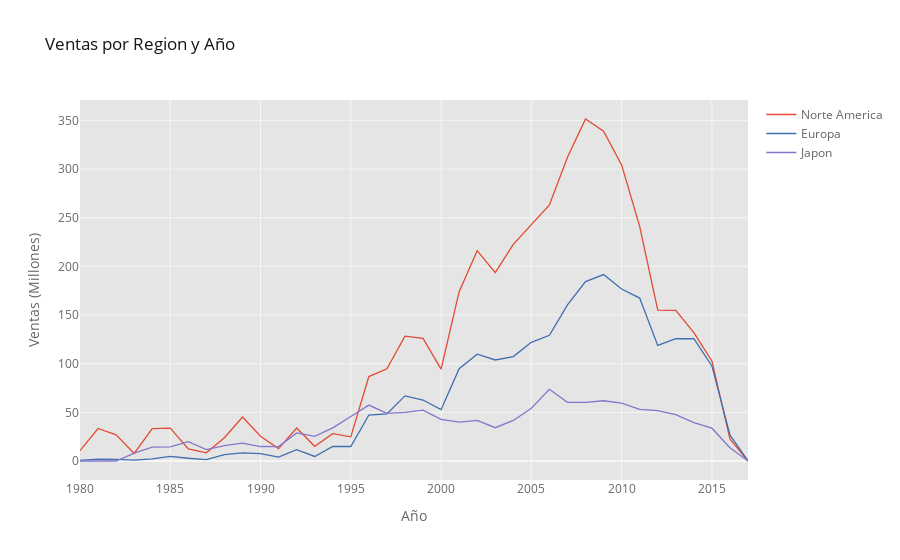

Notebook source saved alongside this figure:
### Code cell
#Ventas por años,region
sales_by_year.iplot(kind='line',xTitle='Año',yTitle='Ventas (Millones)',title='Ventas por Region y Año')

### Figure 1 — Plotly figure (JSON) as saved in the notebook; plotly's stock layout.template omitted (floating-point values rounded to 4 significant figures)
{"data": [{"line": {"color": "rgba(226, 74, 51, 1.0)", "dash": "solid", "shape": "linear", "width": 1.3}, "mode": "lines", "name": "Norte America", "text": "", "type": "scatter", "x": [1980, 1981, 1982, 1983, 1984, 1985, 1986, 1987, 1988, 1989, 1990, 1991, 1992, 1993, 1994, 1995, 1996, 1997, 1998, 1999, 2000, 2001, 2002, 2003, 2004, 2005, 2006, 2007, 2008, 2009, 2010, 2011, 2012, 2013, 2014, 2015, 2016, 2017], "y": [10.59, 33.4, 26.92, 7.76, 33.28, 33.73, 12.5, 8.46, 23.87, 45.15, 25.46, 12.76, 33.87, 15.12, 28.15, 24.82, 86.76, 94.75, 128.4, 126.1, 94.49, 174.0, 216.2, 193.6, 222.6, 242.6, 263.1, 312.1, 351.4, 338.9, 304.2, 241.1, 155.0, 154.8, 132.0, 102.8, 22.66, 0]}, {"line": {"color": "rgba(62, 111, 176, 1.0)", "dash": "solid", "shape": "linear", "width": 1.3}, "mode": "lines", "name": "Europa", "text": "", "type": "scatter", "x": [1980, 1981, 1982, 1983, 1984, 1985, 1986, 1987, 1988, 1989, 1990, 1991, 1992, 1993, 1994, 1995, 1996, 1997, 1998, 1999, 2000, 2001, 2002, 2003, 2004, 2005, 2006, 2007, 2008, 2009, 2010, 2011, 2012, 2013, 2014, 2015, 2016, 2017], "y": [0.67, 1.96, 1.65, 0.8, 2.1, 4.74, 2.84, 1.41, 6.59, 8.44, 7.63, 3.95, 11.71, 4.65, 14.88, 14.9, 47.26, 48.32, 66.9, 62.67, 52.75, 94.89, 109.7, 103.8, 107.3, 121.9, 129.2, 160.5, 184.4, 191.6, 176.7, 167.4, 118.8, 125.8, 125.7, 97.71, 26.76, 0]}, {"line": {"color": "rgba(132, 118, 202, 1.0)", "dash": "solid", "shape": "linear", "width": 1.3}, "mode": "lines", "name": "Japon", "text": "", "type": "scatter", "x": [1980, 1981, 1982, 1983, 1984, 1985, 1986, 1987, 1988, 1989, 1990, 1991, 1992, 1993, 1994, 1995, 1996, 1997, 1998, 1999, 2000, 2001, 2002, 2003, 2004, 2005, 2006, 2007, 2008, 2009, 2010, 2011, 2012, 2013, 2014, 2015, 2016, 2017], "y": [0, 0, 0, 8.1, 14.27, 14.56, 19.81, 11.63, 15.76, 18.36, 14.88, 14.78, 28.91, 25.33, 33.99, 45.75, 57.44, 48.87, 50.04, 52.34, 42.77, 39.86, 41.76, 34.2, 41.65, 54.28, 73.73, 60.29, 60.27, 61.89, 59.49, 53.04, 51.74, 47.59, 39.46, 33.72, 13.7, 0.05]}], "layout": {"autosize": true, "legend": {"bgcolor": "#FFFFFF", "font": {"color": "#666666"}}, "paper_bgcolor": "#FFFFFF", "plot_bgcolor": "#E5E5E5", "title": {"font": {"color": "#151516"}, "text": "Ventas por Region y Año"}, "xaxis": {"autorange": true, "gridcolor": "#F6F6F6", "range": [1980, 2017], "showgrid": true, "tickfont": {"color": "#666666"}, "title": {"font": {"color": "#666666"}, "text": "Año"}, "type": "linear", "zerolinecolor": "#F6F6F6"}, "yaxis": {"autorange": true, "gridcolor": "#F6F6F6", "range": [-19.52, 371.0], "showgrid": true, "tickfont": {"color": "#666666"}, "title": {"font": {"color": "#666666"}, "text": "Ventas (Millones)"}, "type": "linear", "zerolinecolor": "#F6F6F6"}}}
